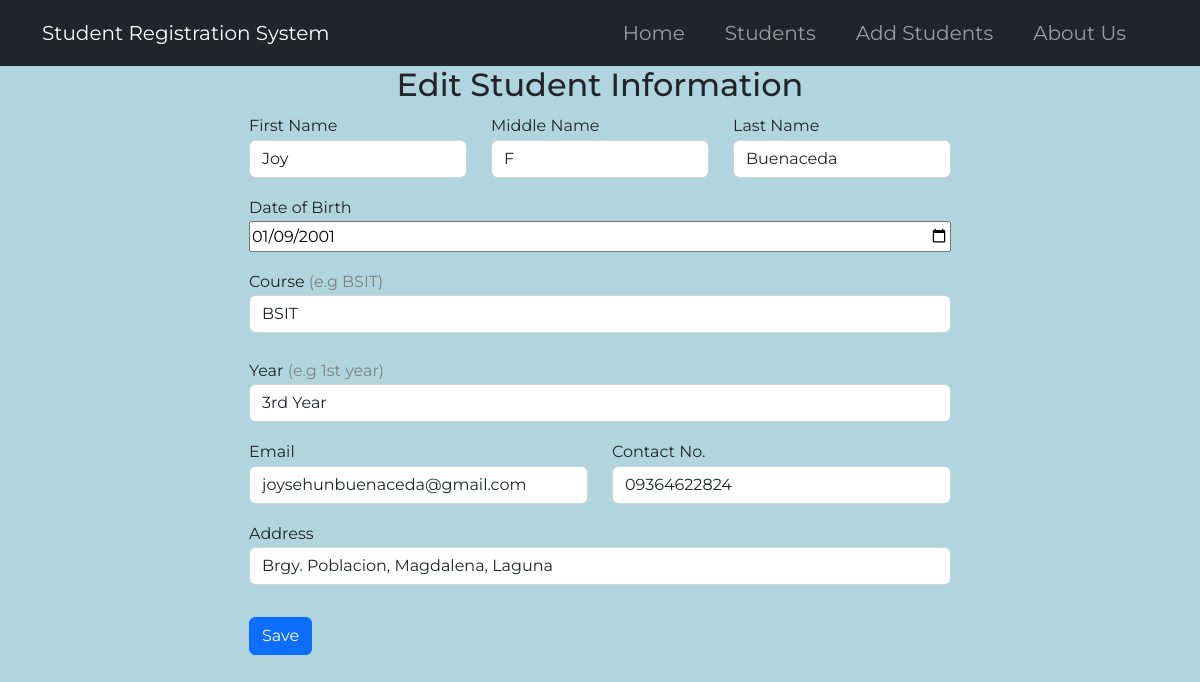
/1/edit, run on an earlier commit of the app's database.
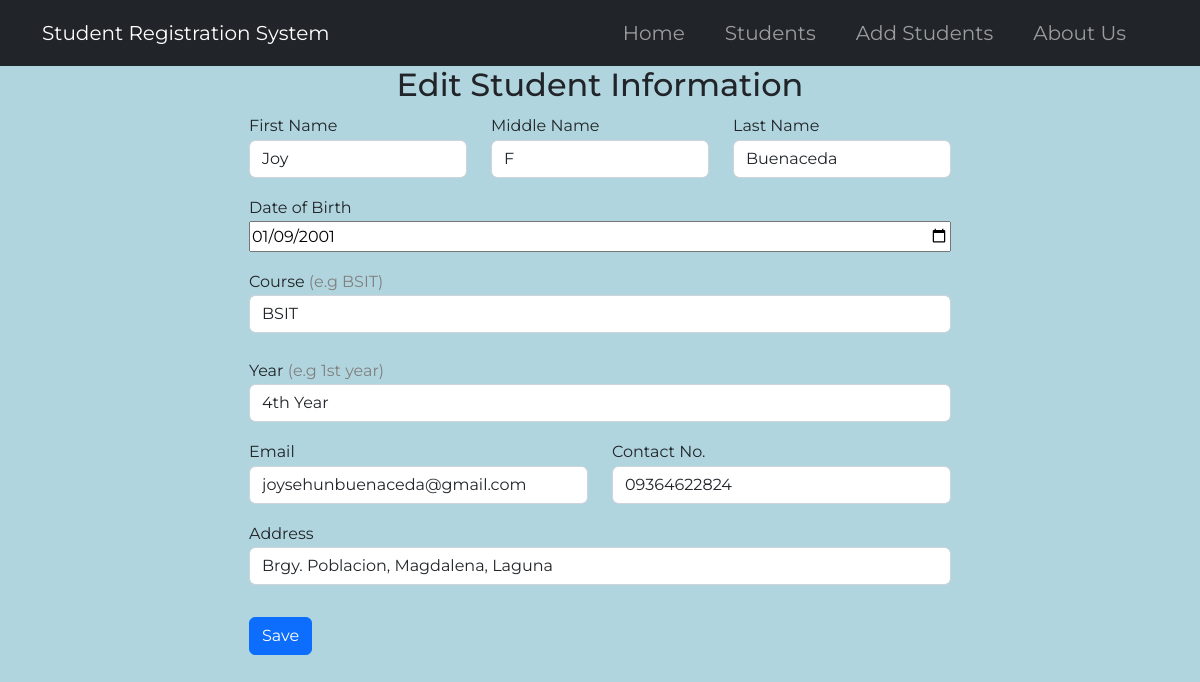
And on a later commit of the database.
### tables this page shows
CREATE TABLE students (
    stud_ID INTEGER PRIMARY KEY AUTOINCREMENT,
    stud_fname TEXT NOT NULL,
    stud_mname TEXT,
    stud_lname TEXT NOT NULL,
    stud_dob DATE NOT NULL,
    stud_course TEXT NOT NULL,
    stud_year TEXT NOT NULL,
    stud_email TEXT NOT NULL,
    stud_contact TEXT NOT NULL,
    stud_address TEXT NOT NULL
);

### app.py (the view, shortened to what this page needs)
@app.route('/<int:ID>/edit', methods=('GET','POST'))
def edit(ID):
    student = get_student(ID)
    return render_template('edit.html', student=student)

### app.py (called while the page is built)
def get_db_connection():
    conn = sqlite3.connect('database.db')
    conn.row_factory = sqlite3.Row
    return conn

def get_student(ID):
    conn = get_db_connection()
    students = conn.execute('SELECT * FROM students WHERE stud_ID = ?', (ID,)).fetchone()
    conn.close()
    if students is None:
        abort(404)
    return students

### templates/edit.html
{% extends 'base.html' %}
{% block content%}
<h2 class="text-center">{%block title%} Edit Student Information {%endblock%}</h2>
<section class="d-flex flex-column justify-content-center align-items-center">
    <form method="post" class=" d-flex flex-column gap-3">
        <div class="form-group d-flex  gap-4">
            <div class="name">
                <label for="first-name">First Name</label>
                <input type="text" name="first-name" placeholder="Enter your first name" class="form-control"
                    value="{{ request.form['stud_fname'] or student['stud_fname'] }}" required>
            </div>
            <div class="name">
                <label for="middle-name">Middle Name</label>
                <input type="text" name="middle-name" placeholder="Enter your middle name" class="form-control"
                    value="{{ request.form['stud_mname']  or student['stud_mname'] }}">
            </div>
            <div class="name">
                <label for="last-name">Last Name</label>
                <input type="text" name="last-name" placeholder="Enter your last name" class="form-control"
                    value="{{ request.form['stud_lname']  or student['stud_lname'] }}" required>
            </div>
        </div>
        <div class="form-group d-flex flex-column">
            <label for="">Date of Birth</label>
            <input type="date" name="dob" value="{{ request.form['stud_dob']  or student['stud_dob'] }}" required>
        </div>
        <div class="form-group d-flex flex-column gap-4">
            <div class="col">
                <label for="course">Course <span style="color: gray;">(e.g BSIT)</span></label>
                <input type="text" name="course" placeholder="Enter your course" class="form-control"
                    value="{{ request.form['stud_course']  or student['stud_course'] }}" required>
            </div>
            <div class="col">
                <label for="year">Year <span style="color: gray;">(e.g 1st year)</span></label>
                <input type="text" name="year" placeholder="Enter your year level" class="form-control"
                    value="{{ request.form['stud_year']  or student['stud_year'] }}" required>
            </div>
        </div>
        <div class="form-group d-flex gap-4">
            <div class="col">
                <label for="email">Email</label>
                <input type="email" name="email" id="email" placeholder="Enter your email" class="form-control"
                    value="{{ request.form['stud_email']  or student['stud_email']}}" required>
            </div>
            <div class="col">
                <label for="contact">Contact No.</label>
                <input type="tel" name="contact" id="contact" placeholder="Enter your Contact No." class="form-control"
                    value="{{ request.form['stud_contact']  or student['stud_contact'] }}">
            </div>
        </div>
        <div class="form-group">
            <label for="address">Address</label>
            <input type="tel" name="address" id="address" placeholder="Enter your address" class="form-control"
                value="{{ request.form['stud_address']  or student['stud_address']}}">
        </div>
        <div class="form-group mt-3">
            <button type="submit" class="btn btn-primary">Save</button>
        </div>
    </form>
</section>
{% endblock %}

What changed in the data, as far as the page shows it:
changed students "Joy": year "3rd Year" → "4th Year"
